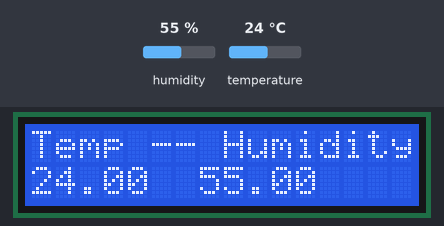
A sketch run on a simulated Arduino Uno, built with avr-gcc and run on an emulated ATmega328P. On the bench: 16×2 character LCD. The test bench sets the inputs (shaded band); at power-on: humidity 55 %, temperature 24 °C.

Above: at 1.2 s.
1.3 s: humidity set to 22 %
At 2.4 s:
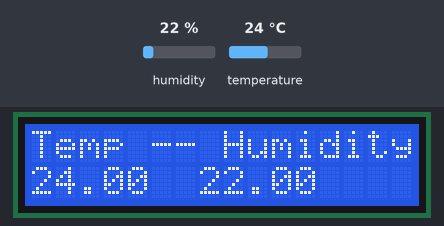
3.6 s: temperature set to 12 °C
At 4.6 s:
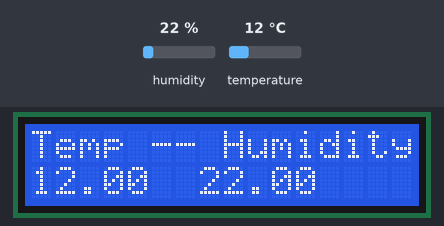
5.6 s: humidity set to 40 %
At 6.8 s:
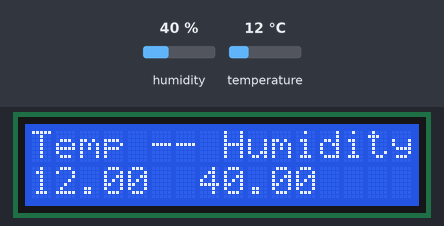
7.7 s: temperature set to 19 °C
At 9.0 s:
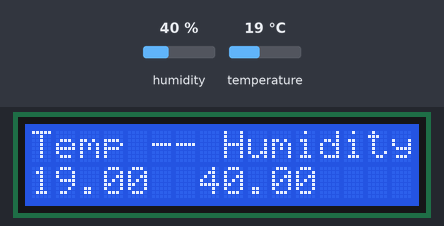
Timing chart, 0 to 10.7 s (numbered marks = the images above; inputs shaded):
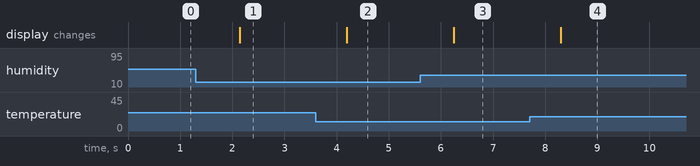

The sketch:

LCD_DHT11.ino
```cpp
#include <dht.h>
#include<LiquidCrystal.h>
const int rs = 5, en = 3, d4 = 2, d5 = 16, d6 = 15, d7 = 14;
LiquidCrystal lcd(rs, en, d4, d5, d6, d7);

#define outPin 1  // Defines pin number to which the sensor is connected

dht DHT;      // Creates a DHT object

void setup(){
  lcd.begin(16,2);
  lcd.print("Temp -- Humidity ") ;
}
void loop() {
  int readData = DHT.read11(outPin);

  float t = DHT.temperature;  // Read temperature
  float h = DHT.humidity;
  lcd.setCursor(0,1);
  lcd.print(t);
  lcd.print("  " );
  lcd.print(h);

  delay(1000);
}
```

Measured:
- after the input at 1.3 s, the display: changes after 0.84 s (image 1)
- after the input at 3.6 s, the display: changes after 0.59 s (image 2)
- after the input at 5.6 s, the display: changes after 0.64 s (image 3)
- after the input at 7.7 s, the display: changes after 0.60 s (image 4)
